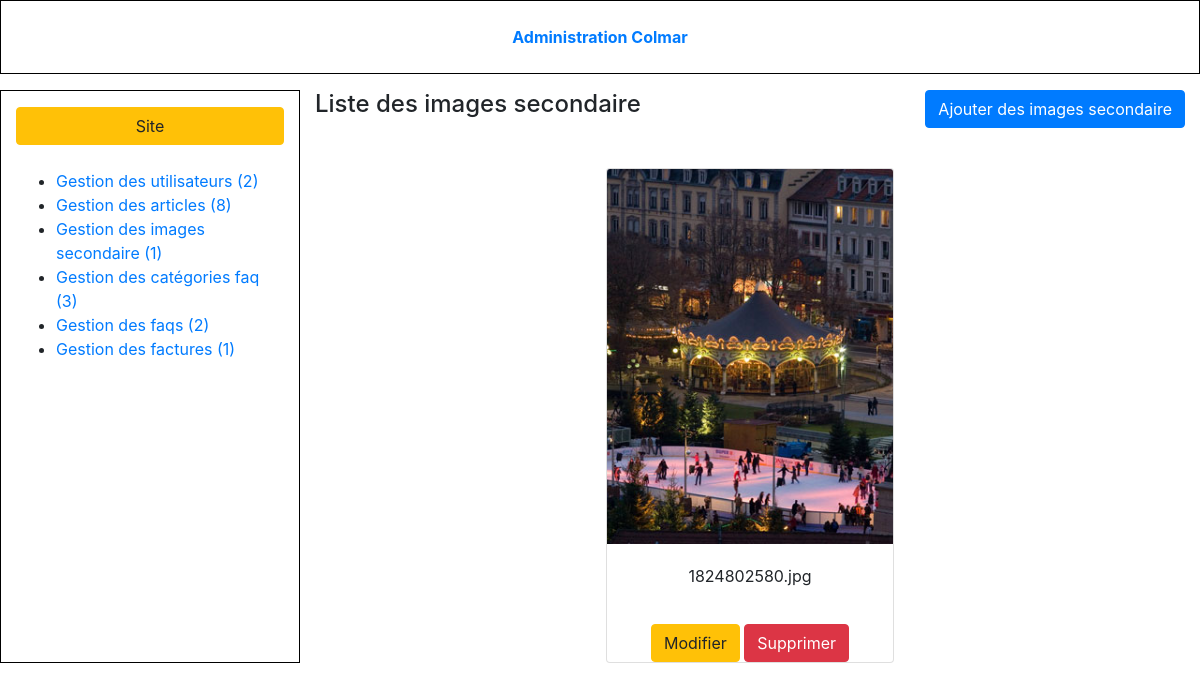
/admin/secondaryPicture-list.php (signed in), run on the app's committed database.
### tables this page shows
CREATE TABLE IF NOT EXISTS `image` (
  `id` int(11) NOT NULL AUTO_INCREMENT,
  `name` varchar(255) DEFAULT NULL,
  `article_id` int(11) NOT NULL,
  PRIMARY KEY (`id`)
);

### admin/secondaryPicture-list.php (the view, shortened to what this page needs)
<?php
require_once ('./tools-admin/db-admin.php');
$query = $db->query('SELECT * FROM image ORDER BY id DESC');
$imagesSecondary = $query->fetchall();
?>
<!DOCTYPE html>
<html>
	<head>
		<?php require 'partials/head_assets.php'; ?>
	</head>
	<body class="index-body">
		<div class="container-fluid">
			<?php require 'partials/header.php'; ?>
			<div class="row my-3 index-content">
				<?php require 'partials/nav.php'; ?>
				<section class="col-9">
					<header class="pb-4 d-flex justify-content-between">
						<h4>Liste des images secondaire</h4>
						<a class="btn btn-primary" href="secondaryPicture-form.php">Ajouter des images secondaire</a>
					</header>
                    <?php if(count( $imagesSecondary) >0 ): ?>
                        <div class="container" style="display: flex; align-items: flex-end; justify-content: space-around;flex-wrap: wrap;">
                            <?php foreach($imagesSecondary as $secondary): ?>
                                <div class="card mt-3" style="width: 18rem;" >
                                    <img src="../assets/images/imagesSecondaire/<?= $secondary['name']; ?>" class="card-img-top" style="object-fit: cover; height: 375px" alt="...">
                                    <div class="card-body">
                                        <p class="text-center"><?= $secondary['name']; ?></p>
                                    </div>
                                    <div style="text-align: center;">
                                        <a href="secondaryPicture-form.php?secondaryPicture_id=<?= $secondary['id']; ?>&action=edit" class="btn btn-warning">Modifier</a>
                                        <a onclick="return confirm('Are you sure?')" href="secondaryPicture-list.php?secondaryPicture_id=<?= $secondary['id']; ?>&action=delete" class="btn btn-danger">Supprimer</a>
                                    </div>
                                </div>
                            <?php endforeach; ?>
                        </div>
                    <?php else: ?>
                        Aucun image secondaire enregistré.
                    <?php endif; ?>
				</section>
			</div>
		</div>
	</body>
</html>

### data on the page
image: name (picture), name "1824802580.jpg"

### other printed values
$nbUsers "2"
$nbArticles "8"
$nbPicturesSecondary "1"
$nbCategories "3"
$nbQuestAns "2"
$nbFactures "1"
